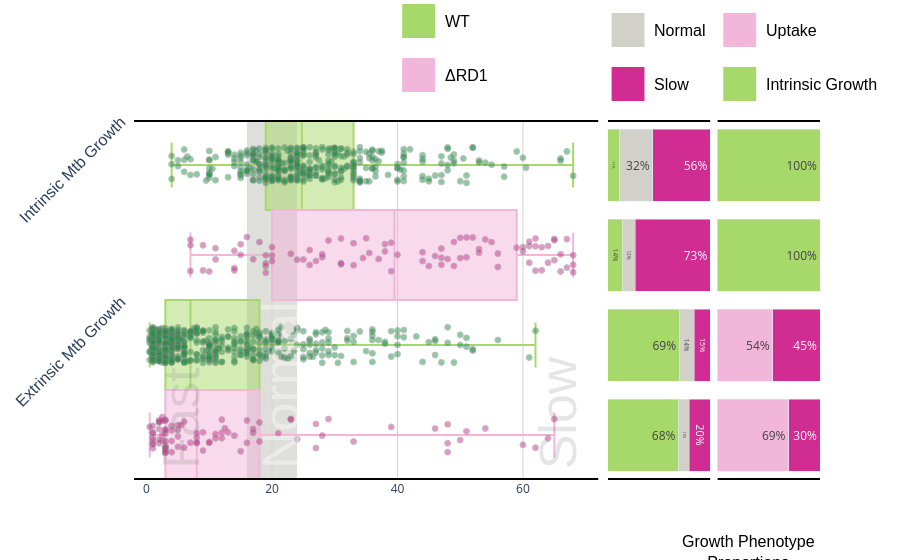

The cell this chart's notebook holds for it:
### Code cell
# Adjust y-positions for better separation
positions = {
    ('Intrinsic Mtb Growth', 'WT'): 3,
    ('Intrinsic Mtb Growth', 'RD1'): 2,
    ('Extrinsic Mtb Growth', 'WT'): 1,
    ('Extrinsic Mtb Growth', 'RD1'): 0
}

fig = make_subplots(rows=1, cols=3, column_widths=[0.7, 0.15, 0.15], horizontal_spacing=0.01)

# Main plot with adjusted positions
for growth in ['Intrinsic Mtb Growth', 'Extrinsic Mtb Growth']:
    for strain in subset_df['Strain'].unique():
        data = subset_df[(subset_df['Growth'] == growth) & (subset_df['Strain'] == strain)]
        y_pos = positions[(growth, strain)]
        
        # Box plot
        fig.add_trace(
            go.Box(
                x=data['Doubling Times'],
                y=[y_pos] * len(data),
                name=f"{growth} - {strain}",
                marker_color=expanded_piyg[1] if strain == 'WT' else expanded_piyg[-2],
                showlegend=False,
                orientation='h',
                boxpoints=False, width = 1
            ), row=1, col=1
        )
        
        # Strip plot with jitter
        jitter = np.random.uniform(-0.2, 0.2, len(data))
        fig.add_trace(
            go.Scatter(
                x=data['Doubling Times'],
                y=[y_pos + j for j in jitter],
                mode='markers',
                customdata=data['Video Link'],
                hoverinfo="text",
                text=[
                    f"<b>Doubling Time:</b> {x:.2f}<br><b>Phenotype:</b> {growth}<br><b>Strain:</b> {strain}<br>"
                    for x in data['Doubling Times']],
                marker=dict(
                    color=expanded_piyg[0] if strain == 'WT' else expanded_piyg[-1],
                    size=6,
                    opacity=0.5,
                    line=dict(color='gray', width=1)
                ),
                showlegend=False
            ), row=1, col=1
        )

# Update layout with new y-axis settings
fig.update_layout(
    yaxis=dict(
        ticktext=['Extrinsic Mtb Growth', 'Intrinsic Mtb Growth', ],#'ΔRD1', 'WT'],
        tickvals=[1.5,3.5],
        tickmode='array', tickangle=360-45, 
        tickfont=dict(size=16, family='Helvetica'),
        title_font=dict(size=16, family='Helvetica')

    )
)
bin_start, bin_end = bins[1], bins[2]
fig.add_vrect(
    x0=bin_start, x1=bin_end,
    fillcolor=expanded_piyg[3],
    opacity=0.7,
    layer='below',
    line_width=0,
    row=1, col=1
)


    
# First proportion plot (Growth Speed)
growth_speed_data = subset_df.groupby(['Growth', 'Strain', 'Growth Category']).size().unstack(fill_value=0)
growth_speed_pcts = growth_speed_data.div(growth_speed_data.sum(axis=1), axis=0)

for i, (idx, row) in enumerate(growth_speed_pcts.iterrows()):
    left = 0
    for j, (category, color) in enumerate(zip(['Fast', 'Normal', 'Slow'], 
                            [expanded_piyg[1], expanded_piyg[3], expanded_piyg[5]])):
        if row[category] > 0:
            fig.add_trace(
                go.Bar(
                    x=[row[category]],
                    y=[i],
                    orientation='h',
                    marker_color=color,
                    name=category,
                    text=[f"{int(row[category]*100)}%"],
                    textposition='inside',
                    showlegend=(i==0)  # Only show legend for first group
                ), row=1, col=2
            )

for i, (growth, strain) in enumerate( [ ('Extrinsic Mtb Growth', 'WT'), 
                                       ('Extrinsic Mtb Growth', 'RD1'),
                                        ('Intrinsic Mtb Growth', 'WT'),
                                       ('Intrinsic Mtb Growth', 'RD1'),
                                      
                                    ]):
   if growth == 'Intrinsic Mtb Growth':
       # Single bar for intrinsic growth
       fig.add_trace(
           go.Bar(
               x=[1.0],
               y=[i],
               orientation='h',
               marker_color=expanded_piyg[1] if strain == 'WT' else expanded_piyg[1],
               showlegend=False,
               text=['100%'],
               textposition='inside',
           ), row=1, col=3
       )
   else:
       # Stacked bars for extrinsic growth
       data = extrinsic_proportions.loc[strain]
       fig.add_trace(
           go.Bar(
               x=[data['Transfer']],
               y=[i],
               orientation='h',
               marker_color=expanded_piyg[-2],
               name='Transfer',
               showlegend=(i==0),
               text=[f"{int(data['Transfer']*100)}%"],
               textposition='inside',
           ), row=1, col=3
       )
       fig.add_trace(
           go.Bar(
               x=[data['Uptake']],
               y=[i],
               orientation='h',
               marker_color=expanded_piyg[-1],
               name='Uptake',
               showlegend=(i==0),
               text=[f"{int(data['Uptake']*100)}%"],
               textposition='inside',
           ), row=1, col=3
       )


# Update axes for proportion plots
fig.update_xaxes(range=[0, 1], showticklabels=False, row=1, col=2)
fig.update_xaxes(range=[0, 1], showticklabels=False, row=1, col=3)
fig.update_yaxes(range=[0, 1], showticklabels=False, row=1, col=2)
fig.update_yaxes(range=[0, 1], showticklabels=False, row=1, col=3)

# Update layout for proper stacking
fig.update_layout(
    barmode='stack',
    margin=dict(t=120),  # Top padding of 150px
    yaxis1=dict(range=[-0.5, 3.5]),
    yaxis2=dict(range=[-0.5, 3.5]),
    yaxis3=dict(range=[-0.5, 3.5])
)

# Remove all existing legends
fig.update_traces(showlegend=False)

# Add legend annotations above second plot (Growth Speed)
for i, (category, color) in enumerate(zip(['Fast', 'Normal', 'Slow'], 
                        [expanded_piyg[1], expanded_piyg[3], expanded_piyg[5]])):
    fig.add_shape(
        type="rect",
        x0=0.7, x1=0.75,
        y0=1.35 - (i*0.15), y1=1.45 - (i*0.15),
        xref="paper", yref="paper",
        fillcolor=color,
        line_color="white",
    )
    fig.add_annotation(
        x=0.76, y=1.4 - (i*0.15),
        text=category,
        xref="paper", yref="paper",
        showarrow=False,
        font=font_settings,
        xanchor='left',  # 'left', 'center', or 'right'
        yanchor='middle'  # 'top', 'middle', or 'bottom'
    )

# Add legend annotations above third plot (Transfer/Uptake)
colors = [expanded_piyg[-1], expanded_piyg[-2], expanded_piyg[1]]
for i, label in enumerate(['Transfer', 'Uptake', 'Intrinsic Growth']):
    fig.add_shape(
        type="rect",
        x0=0.86, x1=0.91,
        y0=1.35 - (i*0.15), y1=1.45 - (i*0.15),
        xref="paper", yref="paper",
        fillcolor=colors[i],
        line_color="white",
    )
    fig.add_annotation(
        x=0.92, y=1.4 - (i*0.15),
        text=label,
        xref="paper", yref="paper",
        showarrow=False,
        font=font_settings,
        xanchor='left',  # 'left', 'center', or 'right'
        yanchor='middle'  # 'top', 'middle', or 'bottom'
    )
# Add titles above legends
fig.add_annotation(
   x=0.725, y=1.55,
   text="Growth Speed",
   xref="paper", yref="paper",
   showarrow=False,
    font=font_settings,
   xanchor='left',
   yanchor='middle'
)

fig.add_annotation(
   x=0.9, y=1.55,
   text="Mtb Origin",
   xref="paper", yref="paper",
   showarrow=False,
    font=font_settings,
   xanchor='left',
   yanchor='middle'  
)

fig.add_annotation(
   x=0.8, y=-0.2,
   text="Growth Phenotype<br>Proportions",
   xref="paper", yref="paper",
   showarrow=False,
        font=font_settings,
   xanchor='left',
   yanchor='middle'  
)

fig.update_layout(
   plot_bgcolor='white',
   paper_bgcolor='white'
)

fig.update_xaxes(
   showgrid=True,
   gridwidth=1,
   gridcolor='lightgrey',
   row=1, col=1
)


# Add vertical text labels within each category region
fig.add_annotation(x=bins[0] + 0.5, y=-0.4, text='Fast', font=dict(family='Helvetica', size=52, color='gray', ), opacity=0.2, 
                  xanchor='left', yanchor='bottom', showarrow=False, textangle=-90, row=1, col=1)
fig.add_annotation(x=bins[1] + 0.5, y=-0.4, text='Normal', font=dict(family='Helvetica', size=52, color='white'), opacity=0.4, 
                  xanchor='left', yanchor='bottom', showarrow=False, textangle=-90, row=1, col=1)
fig.add_annotation(x=70 + 0.5, y=-0.4, text='Slow', font=dict(family='Helvetica', size=52, color='gray'), opacity=0.2, 
                  xanchor='right', yanchor='bottom', showarrow=False, textangle=-90, row=1, col=1)
# Add legend for strains
colors = [expanded_piyg[1], expanded_piyg[-2]]  # WT and RD1 colors
for i, (label, color) in enumerate(zip(['WT', 'ΔRD1'], colors)):
   fig.add_shape(
       type="rect",
       x0=0.4, x1=0.45,
       y0=1.225 - (i*0.15), y1=1.325 - (i*0.15),
       xref="paper", yref="paper",
       fillcolor=color,
       line_color="white",
   )
   fig.add_annotation(
       x=0.46, y=1.275 - (i*0.15),
       text=label,
       xref="paper", yref="paper",
       showarrow=False,
        font=font_settings,
       xanchor='left',
       yanchor='middle'
   )
fig.add_annotation(
   x=0.425, y=1.425,
   text="Strain",
   xref="paper", yref="paper",
   showarrow=False,
        font=font_settings,
   xanchor='center',
   yanchor='middle'
    )
fig.add_annotation(
   x=-0.07, y=1.5,
   text="<b>Distribution of Mtb doubling times<br>separated by Intrinsic versus Extrinsic origin</br>",
   xref="paper", yref="paper",
   showarrow=False,
   font=dict(
       family='Helvetica, Arial, sans-serif',
       size=16, 
       color='black'
   ),
   align='left'
)


# Add horizontal lines
for col, x_range in [(1, (-2, 72)), (2, (0, 1)),(3, (0, 1))]:
    fig.add_shape(
        type='line',
        x0=x_range[0], x1=x_range[1],
        y0=-0.5, y1=-0.5,
        line=dict(color='black', width=4),
        row=1, col=col
    )
# Add horizontal lines
for col, x_range in [(1, (-2, 72)), (2, (0, 1)),(3, (0, 1))]:
    fig.add_shape(
        type='line',
        x0=x_range[0], x1=x_range[1],
        y0=3.5, y1=3.5,
        line=dict(color='black', width=4),
        row=1, col=col
    )

fig.show()

boxplot=fig
